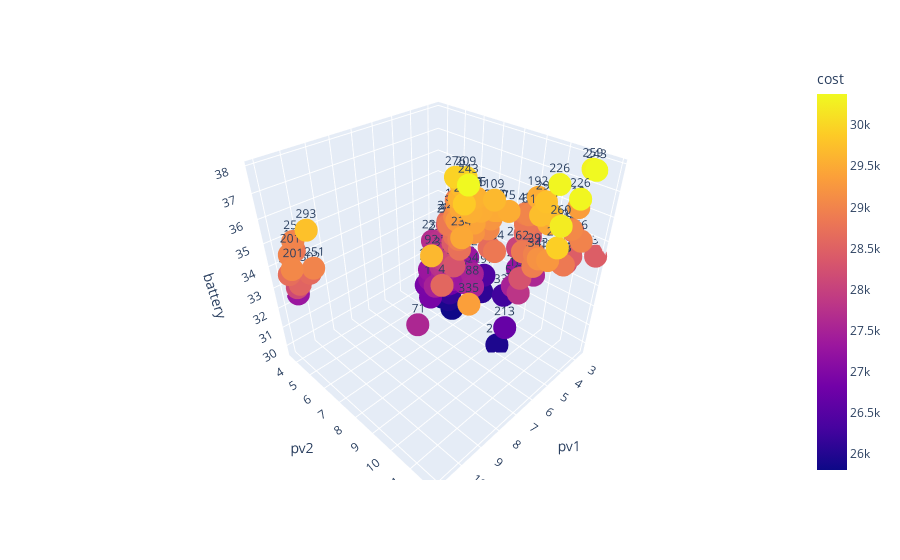

The code cell stored with this chart in its notebook:
### Code cell
px.scatter_3d(full_df[full_df['type'] == 0], x='pv1', y='pv2', z='battery',
              color='cost', text='chunk_start_round')

### Figure 1 — Plotly figure (JSON) as saved in the notebook; plotly's stock layout.template omitted (floating-point values rounded to 4 significant figures; data arrays with more than 128 entries replaced by an {"elided": "..."} marker saying what was removed)
{"data": [{"hovertemplate": "pv1=%{x}<br>pv2=%{y}<br>battery=%{z}<br>chunk_start_round=%{text}<br>cost=%{marker.color}<extra></extra>", "legendgroup": "", "marker": {"color": {"elided": "174 float values"}, "coloraxis": "coloraxis", "symbol": "circle"}, "mode": "markers+text", "name": "", "scene": "scene", "showlegend": false, "text": {"elided": "174 int values"}, "type": "scatter3d", "x": {"elided": "174 float values"}, "y": {"elided": "174 float values"}, "z": {"elided": "174 float values"}}], "layout": {"coloraxis": {"colorbar": {"title": {"text": "cost"}}, "colorscale": [[0, "#0d0887"], [0.1111, "#46039f"], [0.2222, "#7201a8"], [0.3333, "#9c179e"], [0.4444, "#bd3786"], [0.5556, "#d8576b"], [0.6667, "#ed7953"], [0.7778, "#fb9f3a"], [0.8889, "#fdca26"], [1, "#f0f921"]]}, "legend": {"tracegroupgap": 0}, "margin": {"t": 60}, "scene": {"domain": {"x": [0, 1], "y": [0, 1]}, "xaxis": {"title": {"text": "pv1"}}, "yaxis": {"title": {"text": "pv2"}}, "zaxis": {"title": {"text": "battery"}}}}}
